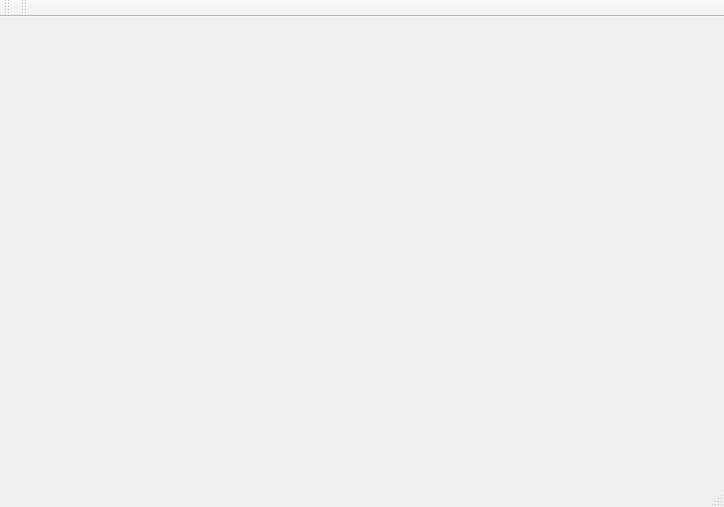
<?xml version="1.0" encoding="UTF-8"?>
<ui version="4.0">
 <class>QtCalibatorGUI</class>
 <widget class="QMainWindow" name="QtCalibatorGUI">
  <property name="geometry">
   <rect>
    <x>0</x>
    <y>0</y>
    <width>724</width>
    <height>507</height>
   </rect>
  </property>
  <property name="windowTitle">
   <string>QtCalibatorGUI</string>
  </property>
  <widget class="QWidget" name="centralWidget"/>
  <widget class="QMenuBar" name="menuBar">
   <property name="geometry">
    <rect>
     <x>0</x>
     <y>0</y>
     <width>724</width>
     <height>22</height>
    </rect>
   </property>
  </widget>
  <widget class="QToolBar" name="mainToolBar">
   <attribute name="toolBarArea">
    <enum>TopToolBarArea</enum>
   </attribute>
   <attribute name="toolBarBreak">
    <bool>false</bool>
   </attribute>
  </widget>
  <widget class="QStatusBar" name="statusBar"/>
  <widget class="QToolBar" name="toolBar">
   <property name="windowTitle">
    <string>toolBar</string>
   </property>
   <attribute name="toolBarArea">
    <enum>TopToolBarArea</enum>
   </attribute>
   <attribute name="toolBarBreak">
    <bool>false</bool>
   </attribute>
  </widget>
 </widget>
 <layoutdefault spacing="6" margin="11"/>
 <resources/>
 <connections/>
</ui>
